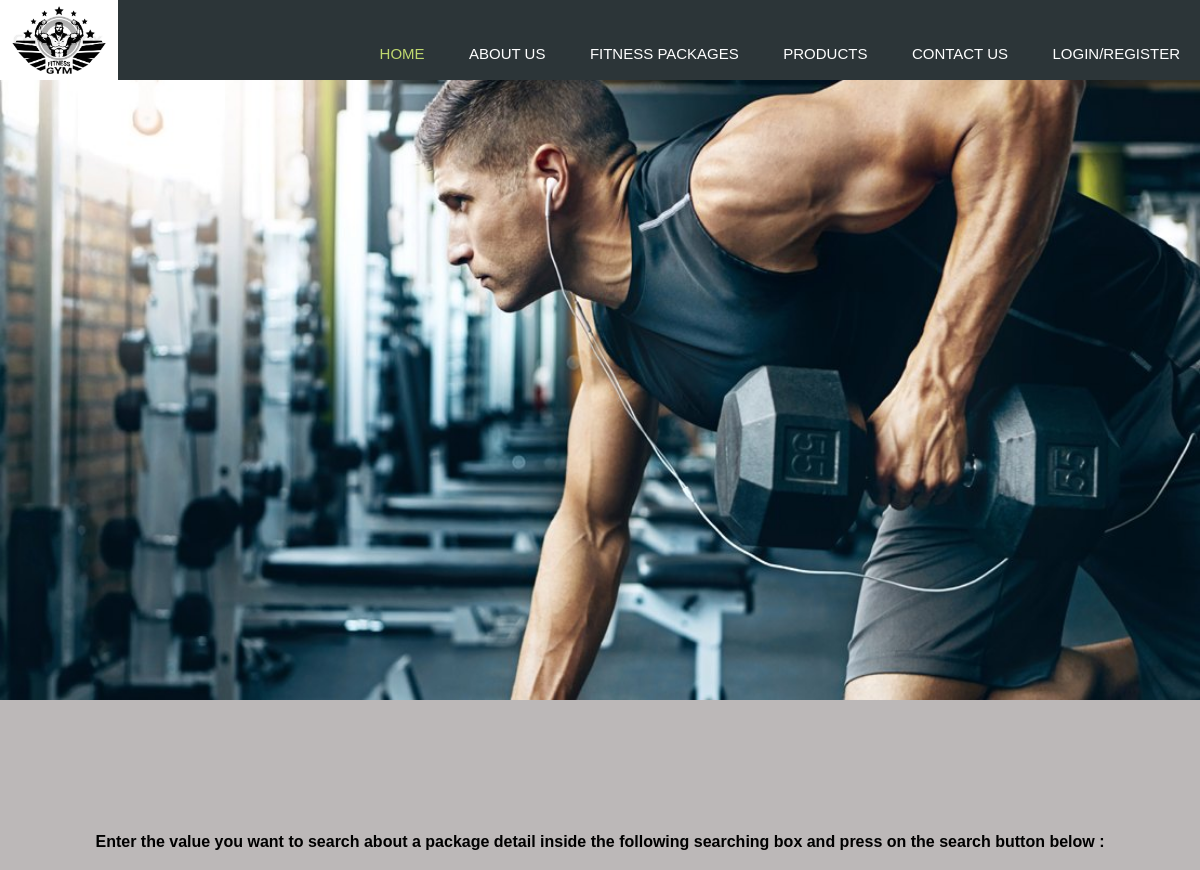
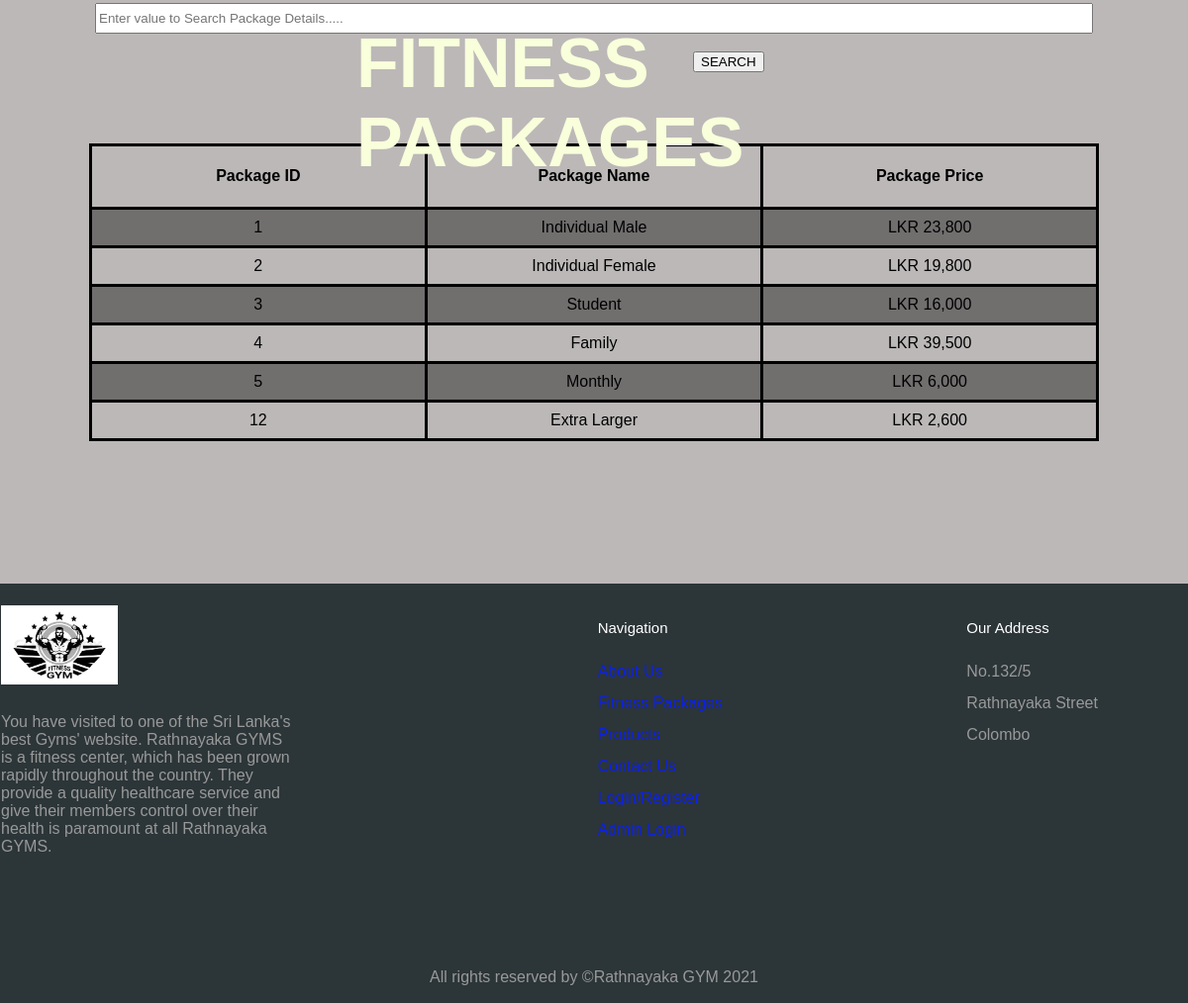
/RathnayakaGymsWebsite/html_php_FitnesPackages.php, run on the app's committed database (2 pictures, top to bottom).
### tables this page shows
CREATE TABLE `fitnesspackages` (
  `PackageID` int(11) NOT NULL,
  `PackageName` varchar(255) NOT NULL,
  `PackagePrice` varchar(100) NOT NULL
);

### RathnayakaGymsWebsite/html_php_FitnesPackages.php (the view, shortened to what this page needs)
<?php
  if(isset($_POST['search'])){
     $valueToSearch = $_POST['valueToSearch'];
     $query = "SELECT * FROM fitnesspackages WHERE CONCAT(PackageID,PackageName,PackagePrice) LIKE '%".$valueToSearch."%'";
     $search_result = filterTable($query);
   }
  else {
     $query = "SELECT * FROM fitnesspackages";
     $search_result = filterTable($query);
   }
        function filterTable($query) {
           $servername = "localhost:3307";
           $username = "root";
           $password = "";
         $connect = mysqli_connect($servername, $username, $password,"rathnayakagymsdb");
         $filter_Result = mysqli_query($connect,$query);
         return $filter_Result;
         }
?>
<!doctype html>
<html>
<head>
<link rel="stylesheet" type="text/css" href="Style.css">
</head>
<body bgcolor="#BCB8B8">
  <nav>
	 <div class="logo">
     <img width="118px" src="Images/logo1.jpg">
	 </div>
	<ul>
		  <li><a href="Index.php" class="active">Home</a></li>
		  <li><a href="AboutUs.php">About Us</a></li>
		  <li><a href="html_php_FitnesPackages.php">Fitness Packages</a></li>
		  <li><a href="Products.php">Products</a></li>
		  <li><a href="ContactUs.php">Contact Us</a></li>
		  <li><a href="Login.php">Login/Register</a></li>
	</ul>
 </nav>
    <div class="image">
	<img src="Images/forHomePage3.jpg">
	<div class="centered">FITNESS PACKAGES</div>
	</div>
<br>
<br>
<br>
<br>
<br>
<br>
<h4 align="center">Enter the value you want to search about a package detail inside the following searching box and press on the search button below :</h4>
<form action="html_php_FitnesPackages.php" method="post">
	<div class="searchbar">
      <input type="text" name="valueToSearch" placeholder="Enter value to Search Package Details....."/>
    </div>
	<br>
    <div class="searchbtn">
      <input type ="submit" name="search" value="SEARCH"/>
	</div>
<br>
<br>
<br>
<br>
<table class="tbl">
<tr>
<th>Package ID</th>
<th>Package Name</th>
<th>Package Price</th>
</tr>
<?php while($row = mysqli_fetch_array($search_result)):?>
<tr>
<td><?php echo $row['PackageID'];?></td>
<td><?php echo $row['PackageName'];?></td>
<td><?php echo $row['PackagePrice'];?></td>
</tr>
<?php endwhile; ?>
</table>
</form>
<br>
<br>
<br>
<br>
<br>
<br>
<br>
<br>
<footer class="footer">
<div class="CompanySection">
<h1><img width="118px" src="Images/logo1.jpg" alt="Logo Of Rathnayaka Gym"></h1>
<p>You have visited to one of the Sri Lanka's best Gyms' website. Rathnayaka GYMS is a fitness center, which has been grown rapidly throughout the country. They provide a quality healthcare service and give their members control over their health is paramount at all Rathnayaka GYMS.</p>
</div>
<ul class="NavSection">
<li>
<h2>Navigation</h2>
<ul class="boxnav">
<li><a href="AboutUs.php">About Us</a></li>
<li><a href="html_php_FitnesPackages.php">Fitness Packages</a></li>
<li><a href="Products.php">Products</a></li>
<li><a href="ContactUs.php">Contact Us</a></li>
<li><a href="Login.php">Login/Register</a></li>
<li><a href="AdminLogin.php">Admin Login</a></li>
</ul>
</li>
<li>
<h2>Our Address</h2>
<ul class="AddressSection">
<li>No.132/5</a></li>
<li>Rathnayaka Street</li>
<li>Colombo</li>
</ul>
</li>
</ul>
<div class="Endfooter">
<p>All rights reserved by ©Rathnayaka GYM 2021 </p>
</div>
</footer>
</body>
</html>

### RathnayakaGymsWebsite/Style.css (style rules this page uses)
body { margin: 0px; padding: 0px; box-sizing: border-box; font-family: 'Poppins', sans-serif; }
nav { width: 100%; height: 80px; background-color: #2C3538; line-height: 75px; padding: 0px 0px; position: fixed; z-index: 1; }
nav .logo { float: left; }
nav ul { float: right; }
nav ul li { display: inline-block; list-style: none; }
nav ul li a { color: #fff; text-decoration: none; font-size: 15px; text-transform: uppercase; padding:0px 20px; }
nav ul li .active { color: #c0d96f; }
.image img { width:100%; height: 700px; }
.centered { position: absolute; top: 50%; left: 50%; transform: translate(-40%, -30%); color: #F9FFDB; text-decoration: none; font-size: 70px; font-weight: bold; }
table { font-family: arial, sans-serif; border-collapse: collapse; width: 100%; }
td, th { text-align: center; padding: 3px; }
tr:nth-child(even) { background-color: #716E6E; }
.searchbar { text-align:center; width: 100%; }
.searchbar input,.searchbar text { height: 25px; width: 1000px; }
.searchbtn { margin-left: 700px; margin-right: 10px; }
.tbl { margin-left: auto; margin-right: auto; }
table { width: 1020px; }
th { height: 55px; }
td { width: 500px; height: 30px; }
table, th, td { border: 3px solid black; border-collapse: collapse; }

### RathnayakaGymsWebsite/html_php_FitnesPackages.php (style rules this page uses)
.footer { display: flex; flex-flow: row wrap; padding: 1px; color: #fff; background-color: #2C3538; }
.footer > * { flex: 1 100%; }
.CompanySection { margin-right: 5em; margin-bottom: 2em; }
.CompanySection p { padding-right: 20%; color: #999; }
.CompanySection { flex: 1 0px; }
h2 { font-weight: 400; font-size: 15px; margin-left: 150px; }
.footer ul { list-style: none; padding-left: 0; }
.footer li { line-height: 2em; }
.footer a { text-decoration: none; }
.NavSection { display: flex; flex-flow: row wrap; }
.NavSection > * { flex: 1; }
.NavSection { flex: 2 0px; }
.boxnav { margin-left: 150px; }
.AddressSection { margin-left: 150px; }
.AddressSection li { color: #999; }
.Endfooter { text-align: center; color: #999; padding-top: 50px; }
a { color: #0C21E8; }

### data on the page
fitnesspackages: PackageID "1", PackageName "Individual Male", PackagePrice "LKR 23,800"
fitnesspackages: PackageID "2", PackageName "Individual Female", PackagePrice "LKR 19,800"
fitnesspackages: PackageID "3", PackageName "Student", PackagePrice "LKR 16,000"
fitnesspackages: PackageID "4", PackageName "Family", PackagePrice "LKR 39,500"
fitnesspackages: PackageID "5", PackageName "Monthly", PackagePrice "LKR 6,000"
fitnesspackages: PackageID "12", PackageName "Extra Larger", PackagePrice "LKR 2,600"
